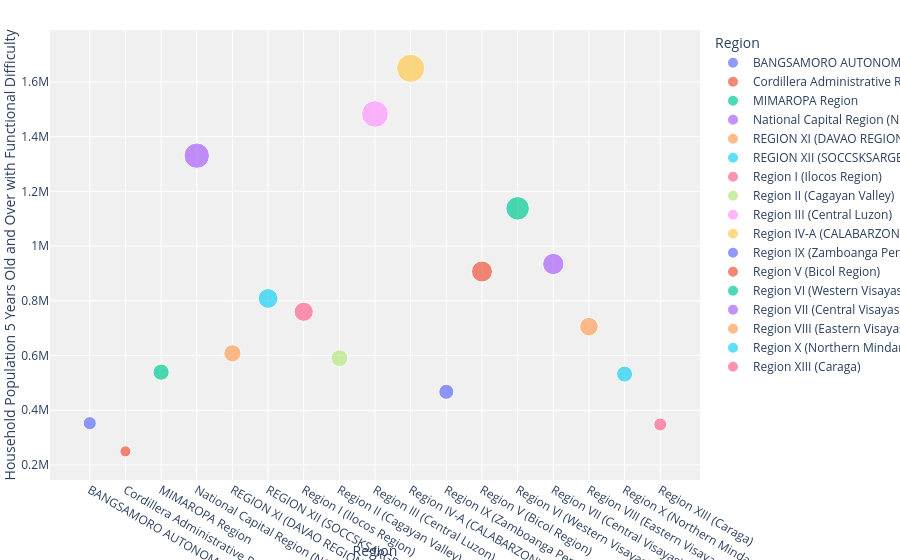

Source (notebook cell):
### Code cell
k=px.scatter(bar_disability,x="Region",y="Household Population 5 Years Old and Over with Functional Difficulty"
           ,color="Region",size="Household Population 5 Years Old and Over with Functional Difficulty",
           hover_data="Household Population 5 Years Old and Over with Functional Difficulty"
           ,hover_name="Region")
k.update_layout(uniformtext_minsize=10, uniformtext_mode="hide")
k.update_layout(margin=dict(autoexpand=False,l=50,r=200,t=30),autosize=True,showlegend=True,
                   plot_bgcolor="#F0F0F0")

### Figure 1 — Plotly figure (JSON) as saved in the notebook; plotly's stock layout.template omitted (floating-point values rounded to 4 significant figures)
{"data": [{"hovertemplate": "<b>%{hovertext}</b><br><br>Region=%{x}<br>Household Population 5 Years Old and Over with Functional Difficulty=%{marker.size}<extra></extra>", "hovertext": ["BANGSAMORO AUTONOMOUS REGION IN MUSLIM MINDANAO (BARMM)"], "legendgroup": "BANGSAMORO AUTONOMOUS REGION IN MUSLIM MINDANAO (BARMM)", "marker": {"color": "#636efa", "size": [352584], "sizemode": "area", "sizeref": 4124.0, "symbol": "circle"}, "mode": "markers", "name": "BANGSAMORO AUTONOMOUS REGION IN MUSLIM MINDANAO (BARMM)", "orientation": "v", "showlegend": true, "type": "scatter", "x": ["BANGSAMORO AUTONOMOUS REGION IN MUSLIM MINDANAO (BARMM)"], "xaxis": "x", "y": [352584], "yaxis": "y"}, {"hovertemplate": "<b>%{hovertext}</b><br><br>Region=%{x}<br>Household Population 5 Years Old and Over with Functional Difficulty=%{marker.size}<extra></extra>", "hovertext": ["Cordillera Administrative Region (CAR)"], "legendgroup": "Cordillera Administrative Region (CAR)", "marker": {"color": "#EF553B", "size": [249644], "sizemode": "area", "sizeref": 4124.0, "symbol": "circle"}, "mode": "markers", "name": "Cordillera Administrative Region (CAR)", "orientation": "v", "showlegend": true, "type": "scatter", "x": ["Cordillera Administrative Region (CAR)"], "xaxis": "x", "y": [249644], "yaxis": "y"}, {"hovertemplate": "<b>%{hovertext}</b><br><br>Region=%{x}<br>Household Population 5 Years Old and Over with Functional Difficulty=%{marker.size}<extra></extra>", "hovertext": ["MIMAROPA Region"], "legendgroup": "MIMAROPA Region", "marker": {"color": "#00cc96", "size": [539083], "sizemode": "area", "sizeref": 4124.0, "symbol": "circle"}, "mode": "markers", "name": "MIMAROPA Region", "orientation": "v", "showlegend": true, "type": "scatter", "x": ["MIMAROPA Region"], "xaxis": "x", "y": [539083], "yaxis": "y"}, {"hovertemplate": "<b>%{hovertext}</b><br><br>Region=%{x}<br>Household Population 5 Years Old and Over with Functional Difficulty=%{marker.size}<extra></extra>", "hovertext": ["National Capital Region (NCR)"], "legendgroup": "National Capital Region (NCR)", "marker": {"color": "#ab63fa", "size": [1330494], "sizemode": "area", "sizeref": 4124.0, "symbol": "circle"}, "mode": "markers", "name": "National Capital Region (NCR)", "orientation": "v", "showlegend": true, "type": "scatter", "x": ["National Capital Region (NCR)"], "xaxis": "x", "y": [1330494], "yaxis": "y"}, {"hovertemplate": "<b>%{hovertext}</b><br><br>Region=%{x}<br>Household Population 5 Years Old and Over with Functional Difficulty=%{marker.size}<extra></extra>", "hovertext": ["REGION XI (DAVAO REGION)"], "legendgroup": "REGION XI (DAVAO REGION)", "marker": {"color": "#FFA15A", "size": [608202], "sizemode": "area", "sizeref": 4124.0, "symbol": "circle"}, "mode": "markers", "name": "REGION XI (DAVAO REGION)", "orientation": "v", "showlegend": true, "type": "scatter", "x": ["REGION XI (DAVAO REGION)"], "xaxis": "x", "y": [608202], "yaxis": "y"}, {"hovertemplate": "<b>%{hovertext}</b><br><br>Region=%{x}<br>Household Population 5 Years Old and Over with Functional Difficulty=%{marker.size}<extra></extra>", "hovertext": ["REGION XII (SOCCSKSARGEN)"], "legendgroup": "REGION XII (SOCCSKSARGEN)", "marker": {"color": "#19d3f3", "size": [808570], "sizemode": "area", "sizeref": 4124.0, "symbol": "circle"}, "mode": "markers", "name": "REGION XII (SOCCSKSARGEN)", "orientation": "v", "showlegend": true, "type": "scatter", "x": ["REGION XII (SOCCSKSARGEN)"], "xaxis": "x", "y": [808570], "yaxis": "y"}, {"hovertemplate": "<b>%{hovertext}</b><br><br>Region=%{x}<br>Household Population 5 Years Old and Over with Functional Difficulty=%{marker.size}<extra></extra>", "hovertext": ["Region I (Ilocos Region)"], "legendgroup": "Region I (Ilocos Region)", "marker": {"color": "#FF6692", "size": [759896], "sizemode": "area", "sizeref": 4124.0, "symbol": "circle"}, "mode": "markers", "name": "Region I (Ilocos Region)", "orientation": "v", "showlegend": true, "type": "scatter", "x": ["Region I (Ilocos Region)"], "xaxis": "x", "y": [759896], "yaxis": "y"}, {"hovertemplate": "<b>%{hovertext}</b><br><br>Region=%{x}<br>Household Population 5 Years Old and Over with Functional Difficulty=%{marker.size}<extra></extra>", "hovertext": ["Region II (Cagayan Valley)"], "legendgroup": "Region II (Cagayan Valley)", "marker": {"color": "#B6E880", "size": [590029], "sizemode": "area", "sizeref": 4124.0, "symbol": "circle"}, "mode": "markers", "name": "Region II (Cagayan Valley)", "orientation": "v", "showlegend": true, "type": "scatter", "x": ["Region II (Cagayan Valley)"], "xaxis": "x", "y": [590029], "yaxis": "y"}, {"hovertemplate": "<b>%{hovertext}</b><br><br>Region=%{x}<br>Household Population 5 Years Old and Over with Functional Difficulty=%{marker.size}<extra></extra>", "hovertext": ["Region III (Central Luzon)"], "legendgroup": "Region III (Central Luzon)", "marker": {"color": "#FF97FF", "size": [1482790], "sizemode": "area", "sizeref": 4124.0, "symbol": "circle"}, "mode": "markers", "name": "Region III (Central Luzon)", "orientation": "v", "showlegend": true, "type": "scatter", "x": ["Region III (Central Luzon)"], "xaxis": "x", "y": [1482790], "yaxis": "y"}, {"hovertemplate": "<b>%{hovertext}</b><br><br>Region=%{x}<br>Household Population 5 Years Old and Over with Functional Difficulty=%{marker.size}<extra></extra>", "hovertext": ["Region IV-A (CALABARZON)"], "legendgroup": "Region IV-A (CALABARZON)", "marker": {"color": "#FECB52", "size": [1649789], "sizemode": "area", "sizeref": 4124.0, "symbol": "circle"}, "mode": "markers", "name": "Region IV-A (CALABARZON)", "orientation": "v", "showlegend": true, "type": "scatter", "x": ["Region IV-A (CALABARZON)"], "xaxis": "x", "y": [1649789], "yaxis": "y"}, {"hovertemplate": "<b>%{hovertext}</b><br><br>Region=%{x}<br>Household Population 5 Years Old and Over with Functional Difficulty=%{marker.size}<extra></extra>", "hovertext": ["Region IX (Zamboanga Peninsula)"], "legendgroup": "Region IX (Zamboanga Peninsula)", "marker": {"color": "#636efa", "size": [467310], "sizemode": "area", "sizeref": 4124.0, "symbol": "circle"}, "mode": "markers", "name": "Region IX (Zamboanga Peninsula)", "orientation": "v", "showlegend": true, "type": "scatter", "x": ["Region IX (Zamboanga Peninsula)"], "xaxis": "x", "y": [467310], "yaxis": "y"}, {"hovertemplate": "<b>%{hovertext}</b><br><br>Region=%{x}<br>Household Population 5 Years Old and Over with Functional Difficulty=%{marker.size}<extra></extra>", "hovertext": ["Region V (Bicol Region)"], "legendgroup": "Region V (Bicol Region)", "marker": {"color": "#EF553B", "size": [906942], "sizemode": "area", "sizeref": 4124.0, "symbol": "circle"}, "mode": "markers", "name": "Region V (Bicol Region)", "orientation": "v", "showlegend": true, "type": "scatter", "x": ["Region V (Bicol Region)"], "xaxis": "x", "y": [906942], "yaxis": "y"}, {"hovertemplate": "<b>%{hovertext}</b><br><br>Region=%{x}<br>Household Population 5 Years Old and Over with Functional Difficulty=%{marker.size}<extra></extra>", "hovertext": ["Region VI (Western Visayas)"], "legendgroup": "Region VI (Western Visayas)", "marker": {"color": "#00cc96", "size": [1137917], "sizemode": "area", "sizeref": 4124.0, "symbol": "circle"}, "mode": "markers", "name": "Region VI (Western Visayas)", "orientation": "v", "showlegend": true, "type": "scatter", "x": ["Region VI (Western Visayas)"], "xaxis": "x", "y": [1137917], "yaxis": "y"}, {"hovertemplate": "<b>%{hovertext}</b><br><br>Region=%{x}<br>Household Population 5 Years Old and Over with Functional Difficulty=%{marker.size}<extra></extra>", "hovertext": ["Region VII (Central Visayas)"], "legendgroup": "Region VII (Central Visayas)", "marker": {"color": "#ab63fa", "size": [934429], "sizemode": "area", "sizeref": 4124.0, "symbol": "circle"}, "mode": "markers", "name": "Region VII (Central Visayas)", "orientation": "v", "showlegend": true, "type": "scatter", "x": ["Region VII (Central Visayas)"], "xaxis": "x", "y": [934429], "yaxis": "y"}, {"hovertemplate": "<b>%{hovertext}</b><br><br>Region=%{x}<br>Household Population 5 Years Old and Over with Functional Difficulty=%{marker.size}<extra></extra>", "hovertext": ["Region VIII (Eastern Visayas)"], "legendgroup": "Region VIII (Eastern Visayas)", "marker": {"color": "#FFA15A", "size": [705474], "sizemode": "area", "sizeref": 4124.0, "symbol": "circle"}, "mode": "markers", "name": "Region VIII (Eastern Visayas)", "orientation": "v", "showlegend": true, "type": "scatter", "x": ["Region VIII (Eastern Visayas)"], "xaxis": "x", "y": [705474], "yaxis": "y"}, {"hovertemplate": "<b>%{hovertext}</b><br><br>Region=%{x}<br>Household Population 5 Years Old and Over with Functional Difficulty=%{marker.size}<extra></extra>", "hovertext": ["Region X (Northern Mindanao)"], "legendgroup": "Region X (Northern Mindanao)", "marker": {"color": "#19d3f3", "size": [532093], "sizemode": "area", "sizeref": 4124.0, "symbol": "circle"}, "mode": "markers", "name": "Region X (Northern Mindanao)", "orientation": "v", "showlegend": true, "type": "scatter", "x": ["Region X (Northern Mindanao)"], "xaxis": "x", "y": [532093], "yaxis": "y"}, {"hovertemplate": "<b>%{hovertext}</b><br><br>Region=%{x}<br>Household Population 5 Years Old and Over with Functional Difficulty=%{marker.size}<extra></extra>", "hovertext": ["Region XIII (Caraga)"], "legendgroup": "Region XIII (Caraga)", "marker": {"color": "#FF6692", "size": [347928], "sizemode": "area", "sizeref": 4124.0, "symbol": "circle"}, "mode": "markers", "name": "Region XIII (Caraga)", "orientation": "v", "showlegend": true, "type": "scatter", "x": ["Region XIII (Caraga)"], "xaxis": "x", "y": [347928], "yaxis": "y"}], "layout": {"autosize": true, "legend": {"itemsizing": "constant", "title": {"text": "Region"}, "tracegroupgap": 0}, "margin": {"autoexpand": false, "l": 50, "r": 200, "t": 30}, "plot_bgcolor": "#F0F0F0", "showlegend": true, "uniformtext": {"minsize": 10, "mode": "hide"}, "xaxis": {"anchor": "y", "categoryarray": ["BANGSAMORO AUTONOMOUS REGION IN MUSLIM MINDANAO (BARMM)", "Cordillera Administrative Region (CAR)", "MIMAROPA Region", "National Capital Region (NCR)", "REGION XI (DAVAO REGION)", "REGION XII (SOCCSKSARGEN)", "Region I (Ilocos Region)", "Region II (Cagayan Valley)", "Region III (Central Luzon)", "Region IV-A (CALABARZON)", "Region IX (Zamboanga Peninsula)", "Region V (Bicol Region)", "Region VI (Western Visayas)", "Region VII (Central Visayas)", "Region VIII (Eastern Visayas)", "Region X (Northern Mindanao)", "Region XIII (Caraga)"], "categoryorder": "array", "domain": [0, 1], "title": {"text": "Region"}}, "yaxis": {"anchor": "x", "domain": [0, 1], "title": {"text": "Household Population 5 Years Old and Over with Functional Difficulty"}}}}
